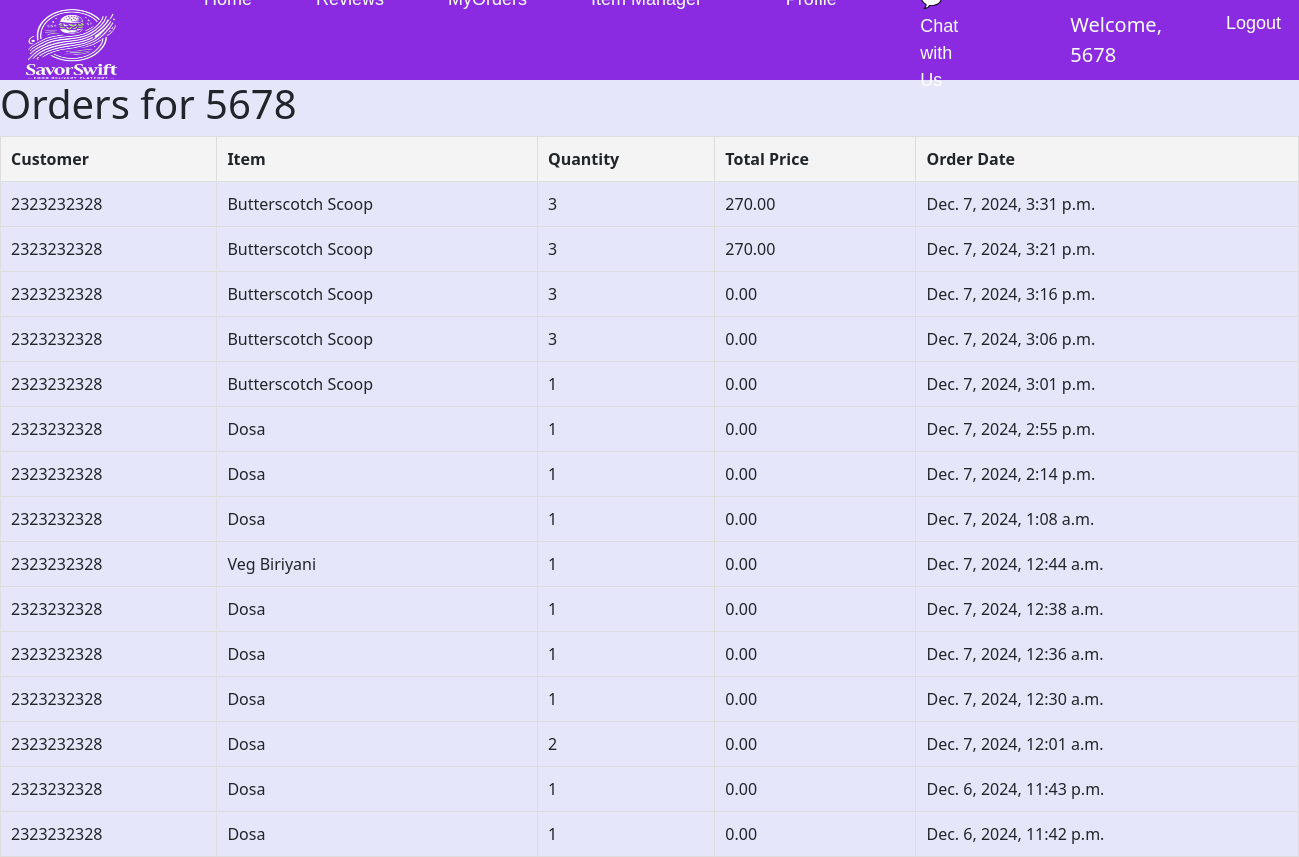
Before: /restaurantapp/orders/ (signed in) with the older database file.
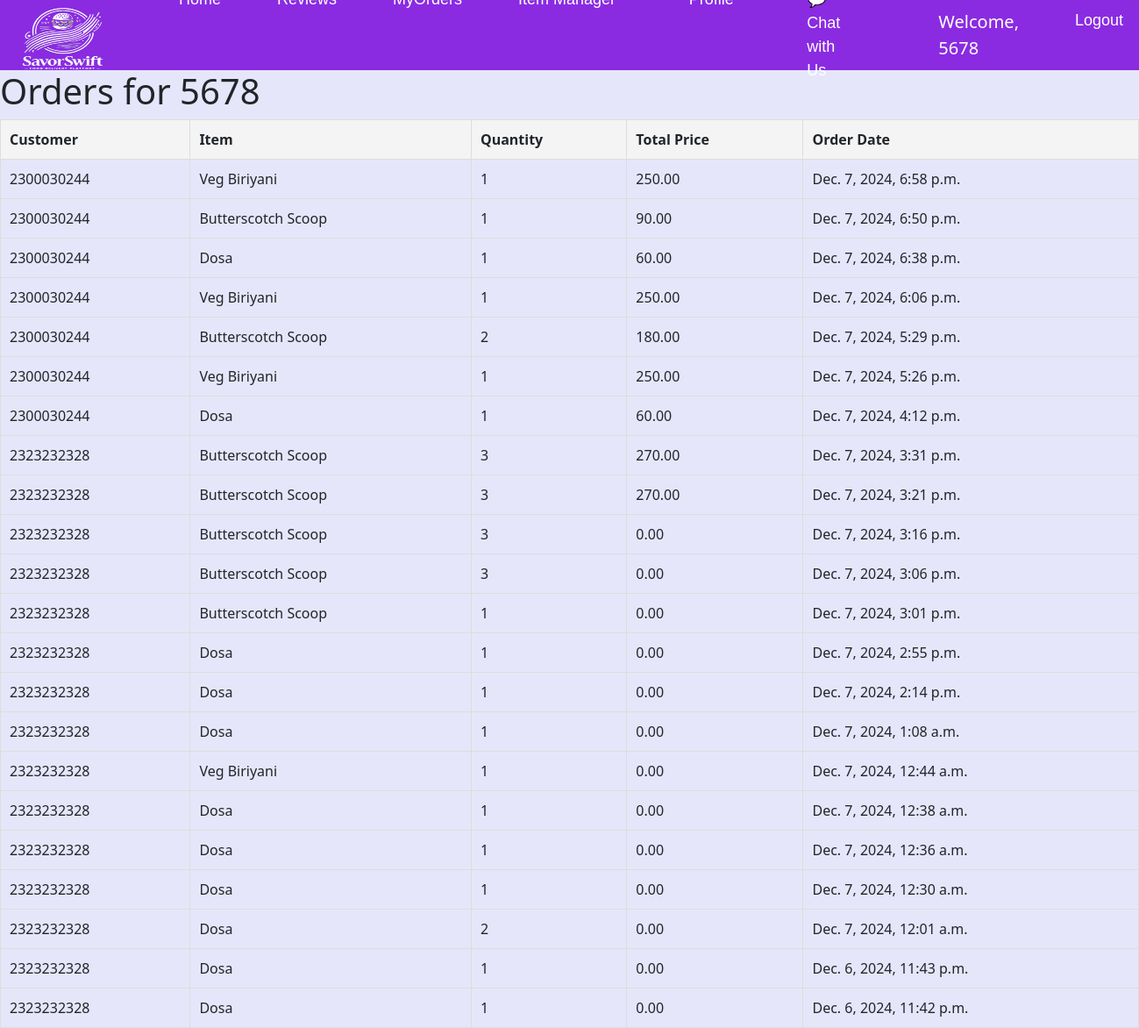
After: the same page with the newer database file.
### customerapp/models.py (models this page shows, shortened)
class Order(models.Model):
    user = models.ForeignKey(User, on_delete=models.CASCADE)
    item = models.ForeignKey(Item, on_delete=models.CASCADE)
    quantity = models.PositiveIntegerField()
    price = models.DecimalField(max_digits=10, decimal_places=2)  # Price of the item
    total_price = models.DecimalField(max_digits=10, decimal_places=2,default=0)  # Total price (quantity * item price)
    order_date = models.DateTimeField(default=timezone.now)
    address = models.TextField(max_length=255, default='No address provided')

### restaurantapp/models.py (models this page shows, shortened)
class Item(models.Model):
    name = models.CharField(max_length=255)
    image = models.ImageField(upload_to='item_images/')
    price=models.BigIntegerField(default=0)
    description = models.TextField()
    restaurant_user = models.ForeignKey(User, on_delete=models.CASCADE)

### restaurantapp/views.py (the view)
# urls.py: path('orders/', views.display_restaurant_orders, name='display_restaurant_orders'),
@login_required
def display_restaurant_orders(request):
    restaurant_user = request.user
    orders = Order.objects.filter(item__restaurant_user=restaurant_user).order_by('-order_date')
    return render(request, 'restaurantapp/myorders.html', {'orders': orders})

### templates/restaurantapp/myorders.html (shortened to what this page needs)
{% extends 'navBar/restaurantnavbar.html' %}
    {% block body %}
</head>
<body>
<h1>Orders for {{ request.user.username }}</h1>
<table>
    <thead>
        <tr>
            <th>Customer</th>
            <th>Item</th>
            <th>Quantity</th>
            <th>Total Price</th>
            <th>Order Date</th>
        </tr>
    </thead>
    <tbody>
        {% for order in orders %}
        <tr>
            <td>{{ order.user.username }}</td>
            <td>{{ order.item.name }}</td>
            <td>{{ order.quantity }}</td>
            <td>{{ order.total_price }}</td>
            <td>{{ order.order_date }}</td>
        </tr>
        {% empty %}
        <tr>
            <td colspan="6">No orders available for your items.</td>
        </tr>
        {% endfor %}
    </tbody>
</table>
{% endblock %}

Changed rows visible on the page:
added Order: user.username "2300030244", item.name "Veg Biriyani", quantity "1", total_price "250.00", order_date "Dec. 7, 2024, 6:58 p.m."
added Order: user.username "2300030244", item.name "Butterscotch Scoop", quantity "1", total_price "90.00", order_date "Dec. 7, 2024, 6:50 p.m."
added Order: user.username "2300030244", item.name "Dosa", quantity "1", total_price "60.00", order_date "Dec. 7, 2024, 6:38 p.m."
added Order: user.username "2300030244", item.name "Veg Biriyani", quantity "1", total_price "250.00", order_date "Dec. 7, 2024, 6:06 p.m."
added Order: user.username "2300030244", item.name "Butterscotch Scoop", quantity "2", total_price "180.00", order_date "Dec. 7, 2024, 5:29 p.m."
added Order: user.username "2300030244", item.name "Veg Biriyani", quantity "1", total_price "250.00", order_date "Dec. 7, 2024, 5:26 p.m."
added Order: user.username "2300030244", item.name "Dosa", quantity "1", total_price "60.00", order_date "Dec. 7, 2024, 4:12 p.m."
